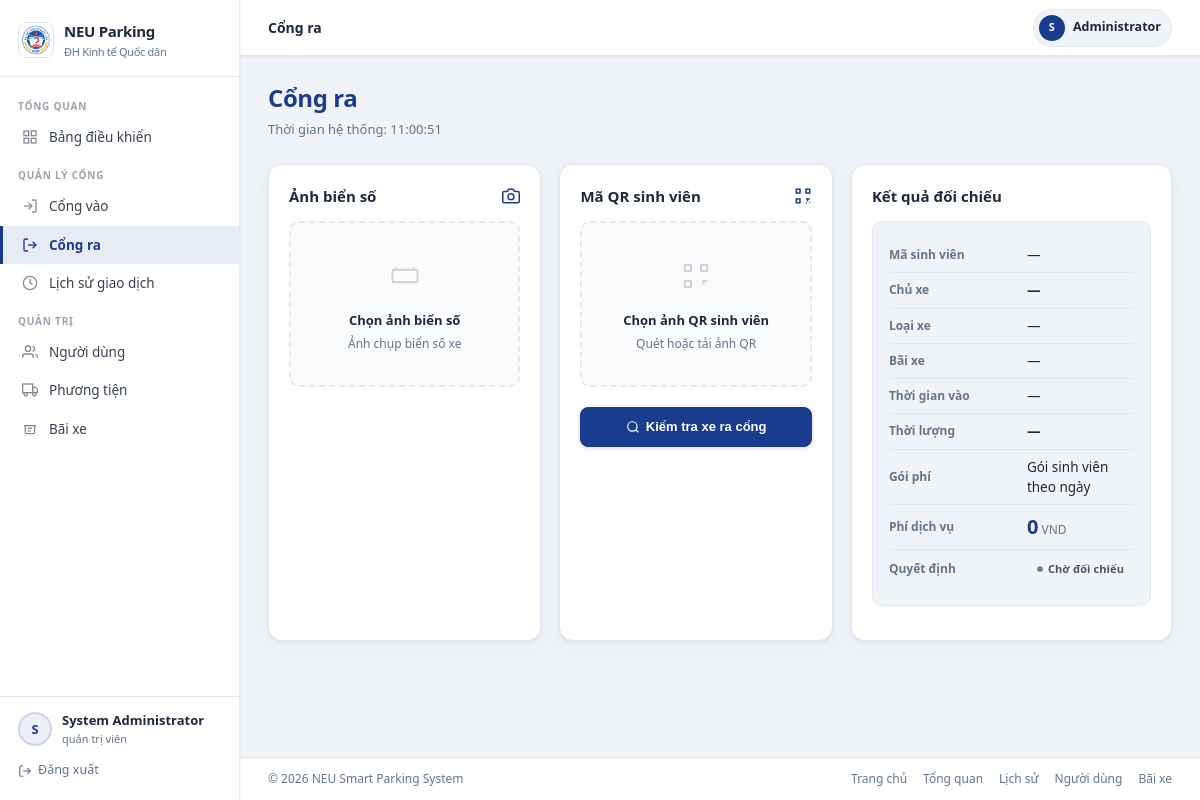
The page /gate-out (signed in) on the database its author committed.
### tables this page shows
CREATE TABLE users (
            id INTEGER PRIMARY KEY AUTOINCREMENT,
            username TEXT UNIQUE NOT NULL,
            password_hash TEXT NOT NULL,
            full_name TEXT NOT NULL,
            role TEXT NOT NULL DEFAULT 'student' CHECK (role IN ('admin', 'student', 'guard')),
            student_code TEXT UNIQUE,
            email TEXT UNIQUE,
            phone TEXT,
            is_active INTEGER NOT NULL DEFAULT 1,
            created_at TEXT DEFAULT CURRENT_TIMESTAMP
        );

### app.py (the view, shortened to what this page needs)
@app.route("/gate-out", methods=["GET", "POST"])
@roles_required("guard", "admin")
def gate_out():
    context = {
        "current_time": datetime.now().strftime("%H:%M:%S"),
        "plate": None,
        "student_id": None,
        "entry_time": None,
        "parking_area_name": None,
        "student_name": None,
        "vehicle": None,
        "is_valid": False,
        "fee": 0,
        "duration": None,
        "rate": "Gói sinh viên theo ngày",
        "error_message": None,
        "plate_preview": None,
        "qr_preview": None,
        "qr_payload": None,
        "decision_status": None,
        "can_confirm_exit": False,
    }
    return render_template("gate_out.html", **context)

### templates/gate_out.html (shortened to what this page needs)
{% extends 'base.html' %}
{% block topbar_title %}Cổng ra{% endblock %}
{% block extra_css %}
<link rel="stylesheet" href="{{ url_for('static', filename='css/parking.css') }}">
{% endblock %}
{% block content %}
<div class="page-header">
    <div>
        <h1 class="page-title">Cổng ra</h1>
        <p class="page-subtitle">Thời gian hệ thống: {{ current_time }}</p>
    </div>
</div>
<div style="display:grid;grid-template-columns:1fr 1fr 1.1fr;gap:18px;margin-bottom:20px;" class="gate-out-grid">
    <article class="section-card">
        <div style="display:flex;align-items:center;justify-content:space-between;margin-bottom:14px;">
            <h2 class="section-title" style="margin:0;">Ảnh biển số</h2>
            <svg width="18" height="18" viewBox="0 0 24 24" fill="none" stroke="var(--primary)" stroke-width="2"><path d="M23 19a2 2 0 0 1-2 2H3a2 2 0 0 1-2-2V8a2 2 0 0 1 2-2h4l2-3h6l2 3h4a2 2 0 0 1 2 2z"/><circle cx="12" cy="13" r="4"/></svg>
        </div>
        <form method="post" enctype="multipart/form-data" action="{{ url_for('gate_out') }}" id="gateOutForm">
            {% if plate_preview %}
            <div class="upload-zone has-preview" style="margin-bottom:12px;">
                <img src="{{ plate_preview }}" alt="Ảnh biển số">
            </div>
            {% else %}
            <div class="upload-zone" style="margin-bottom:12px;">
                <div class="upload-zone-icon">
                    <svg width="30" height="30" viewBox="0 0 24 24" fill="none" stroke="currentColor" stroke-width="1.5" opacity="0.4"><rect x="2" y="7" width="20" height="10" rx="1"/><path d="M5 7V5M19 7V5"/></svg>
                </div>
                <p class="upload-zone-label" id="plateLabel">Chọn ảnh biển số</p>
                <p class="upload-zone-hint">Ảnh chụp biển số xe</p>
            </div>
            {% endif %}
        </form>
    </article>
    <article class="section-card">
        <div style="display:flex;align-items:center;justify-content:space-between;margin-bottom:14px;">
            <h2 class="section-title" style="margin:0;">Mã QR sinh viên</h2>
            <svg width="18" height="18" viewBox="0 0 24 24" fill="none" stroke="var(--primary)" stroke-width="2"><rect x="3" y="3" width="5" height="5"/><rect x="16" y="3" width="5" height="5"/><rect x="3" y="16" width="5" height="5"/><path d="M21 16h-3v3"/><path d="M21 21v-1"/><path d="M16 16h1"/><path d="M16 21h1"/></svg>
        </div>
        {% if qr_preview %}
        <div class="upload-zone has-preview" style="margin-bottom:12px;">
            <img src="{{ qr_preview }}" alt="Ảnh QR">
        </div>
        {% else %}
        <div class="upload-zone" style="margin-bottom:12px;">
            <div class="upload-zone-icon">
                <svg width="30" height="30" viewBox="0 0 24 24" fill="none" stroke="currentColor" stroke-width="1.5" opacity="0.4"><rect x="3" y="3" width="5" height="5"/><rect x="16" y="3" width="5" height="5"/><rect x="3" y="16" width="5" height="5"/><path d="M21 16h-3v3"/></svg>
            </div>
            <p class="upload-zone-label" id="qrLabel">Chọn ảnh QR sinh viên</p>
            <p class="upload-zone-hint">Quét hoặc tải ảnh QR</p>
        </div>
        {% endif %}
        {% if not plate_preview and not qr_preview %}
        <button class="btn btn-primary" type="submit" form="gateOutForm" style="width:100%;margin-top:8px;padding:10px;">
            <svg width="14" height="14" viewBox="0 0 24 24" fill="none" stroke="currentColor" stroke-width="2"><circle cx="11" cy="11" r="8"/><path d="m21 21-4.35-4.35"/></svg>
            Kiểm tra xe ra cổng
        </button>
        {% endif %}
    </article>
    <article class="section-card">
        <h2 class="section-title">Kết quả đối chiếu</h2>
        <div class="results-panel" style="margin-bottom:14px;">
            <div class="info-row">
                <span class="info-row-label">Mã sinh viên</span>
                <span class="info-row-value">{{ student_id or '—' }}</span>
            </div>
            <div class="info-row">
                <span class="info-row-label">Chủ xe</span>
                <span class="info-row-value"><strong>{{ student_name or '—' }}</strong></span>
            </div>
            <div class="info-row">
                <span class="info-row-label">Loại xe</span>
                <span class="info-row-value">{{ translate_vehicle_type(vehicle.vehicle_type) if vehicle else '—' }}</span>
            </div>
            <div class="info-row">
                <span class="info-row-label">Bãi xe</span>
                <span class="info-row-value">{{ parking_area_name or '—' }}</span>
            </div>
            <div class="info-row">
                <span class="info-row-label">Thời gian vào</span>
                <span class="info-row-value">{{ entry_time or '—' }}</span>
            </div>
            <div class="info-row">
                <span class="info-row-label">Thời lượng</span>
                <span class="info-row-value"><strong>{{ duration or '—' }}</strong></span>
            </div>
            <div class="info-row">
                <span class="info-row-label">Gói phí</span>
                <span class="info-row-value">{{ rate }}</span>
            </div>
            <div class="info-row">
                <span class="info-row-label">Phí dịch vụ</span>
                <span class="info-row-value" style="font-size:20px;font-weight:800;color:var(--primary);">
                    {{ "{:,.0f}".format(fee) }}<span style="font-size:12px;font-weight:500;color:var(--text-secondary);"> VND</span>
                </span>
            </div>
            <div class="info-row" style="border-bottom:none;">
                <span class="info-row-label">Quyết định</span>
                <span class="info-row-value">
                    {% if decision_status == 'EXIT_CONFIRMED' %}
                    <span class="badge badge-success">Đã xác nhận ra</span>
                    {% elif can_confirm_exit %}
                    <span class="badge badge-success">Sẵn sàng cho ra</span>
                    {% elif decision_status %}
                    <span class="badge badge-danger">{{ translate_status(decision_status) }}</span>
                    {% else %}
                    <span class="badge badge-secondary">Chờ đối chiếu</span>
                    {% endif %}
                </span>
            </div>
        </div>
    </article>
</div>
{% endblock %}

### templates/base.html (shortened to what this page needs)
<!DOCTYPE html>
<html lang="vi">
<head>
    <link rel="stylesheet" href="{{ url_for('static', filename='css/base.css') }}">
    <link rel="stylesheet" href="{{ url_for('static', filename='css/layout.css') }}">
    <link rel="stylesheet" href="{{ url_for('static', filename='css/components.css') }}">
    <link rel="stylesheet" href="{{ url_for('static', filename='css/forms.css') }}">
    <link rel="stylesheet" href="{{ url_for('static', filename='css/tables.css') }}">
    {% block extra_css %}{% endblock %}
</head>
<body>
{% if current_user %}
<div class="app-shell">
    <aside class="sidebar" id="sidebar">
        <div class="sidebar-brand">
            <a class="sidebar-brand-logo" href="{{ url_for('index') }}">
                <div class="sidebar-brand-icon">
                    <img src="{{ url_for('static', filename='images/logo-neu.png') }}" alt="NEU logo">
                </div>
                <div>
                    <div>NEU Parking</div>
                    <div class="sidebar-brand-subtitle">ĐH Kinh tế Quốc dân</div>
                </div>
            </a>
        </div>
        <nav class="sidebar-nav">
            {% if current_user.role in ['admin', 'guard'] %}
            <div class="sidebar-section">
                <div class="sidebar-section-label">Tổng quan</div>
                <a class="sidebar-link {% if request.endpoint == 'dashboard' %}active{% endif %}"
                   href="{{ url_for('dashboard') }}">
                    <span class="sidebar-link-icon">
                        <svg width="16" height="16" viewBox="0 0 24 24" fill="none" stroke="currentColor" stroke-width="2"><rect x="3" y="3" width="7" height="7"/><rect x="14" y="3" width="7" height="7"/><rect x="14" y="14" width="7" height="7"/><rect x="3" y="14" width="7" height="7"/></svg>
                    </span>
                    Bảng điều khiển
                </a>
            </div>
            <div class="sidebar-section">
                <div class="sidebar-section-label">Quản lý cổng</div>
                <a class="sidebar-link {% if request.endpoint == 'gate_in' %}active{% endif %}"
                   href="{{ url_for('gate_in') }}">
                    <span class="sidebar-link-icon">
                        <svg width="16" height="16" viewBox="0 0 24 24" fill="none" stroke="currentColor" stroke-width="2"><path d="M15 3h4a2 2 0 012 2v14a2 2 0 01-2 2h-4"/><polyline points="10 17 15 12 10 7"/><line x1="15" y1="12" x2="3" y2="12"/></svg>
                    </span>
                    Cổng vào
                </a>
                <a class="sidebar-link {% if request.endpoint == 'gate_out' %}active{% endif %}"
                   href="{{ url_for('gate_out') }}">
                    <span class="sidebar-link-icon">
                        <svg width="16" height="16" viewBox="0 0 24 24" fill="none" stroke="currentColor" stroke-width="2"><path d="M9 21H5a2 2 0 01-2-2V5a2 2 0 012-2h4"/><polyline points="16 17 21 12 16 7"/><line x1="21" y1="12" x2="9" y2="12"/></svg>
                    </span>
                    Cổng ra
                </a>
                <a class="sidebar-link {% if request.endpoint == 'history' %}active{% endif %}"
                   href="{{ url_for('history') }}">
                    <span class="sidebar-link-icon">
                        <svg width="16" height="16" viewBox="0 0 24 24" fill="none" stroke="currentColor" stroke-width="2"><circle cx="12" cy="12" r="10"/><polyline points="12 6 12 12 16 14"/></svg>
                    </span>
                    Lịch sử giao dịch
                </a>
            </div>
            {% if current_user.role == 'admin' %}
            <div class="sidebar-section">
                <div class="sidebar-section-label">Quản trị</div>
                <a class="sidebar-link {% if request.endpoint == 'user_management' %}active{% endif %}"
                   href="{{ url_for('user_management') }}">
                    <span class="sidebar-link-icon">
                        <svg width="16" height="16" viewBox="0 0 24 24" fill="none" stroke="currentColor" stroke-width="2"><path d="M17 21v-2a4 4 0 00-4-4H5a4 4 0 00-4 4v2"/><circle cx="9" cy="7" r="4"/><path d="M23 21v-2a4 4 0 00-3-3.87"/><path d="M16 3.13a4 4 0 010 7.75"/></svg>
                    </span>
                    Người dùng
                </a>
                <a class="sidebar-link {% if request.endpoint == 'vehicles' %}active{% endif %}"
                   href="{{ url_for('vehicles') }}">
                    <span class="sidebar-link-icon">
                        <svg width="16" height="16" viewBox="0 0 24 24" fill="none" stroke="currentColor" stroke-width="2"><rect x="1" y="3" width="15" height="13"/><polygon points="16 8 20 8 23 11 23 16 16 16 16 8"/><circle cx="5.5" cy="18.5" r="2.5"/><circle cx="18.5" cy="18.5" r="2.5"/></svg>
                    </span>
                    Phương tiện
                </a>
                <a class="sidebar-link {% if request.endpoint in ['parking_areas_admin', 'parking_area_detail'] %}active{% endif %}"
                   href="{{ url_for('parking_areas_admin') }}">
                    <span class="sidebar-link-icon">
                        <svg width="16" height="16" viewBox="0 0 24 24" fill="none" stroke="currentColor" stroke-width="2"><path d="M3 7h18"/><path d="M5 7v10a2 2 0 0 0 2 2h10a2 2 0 0 0 2-2V7"/><path d="M9 11h6"/><path d="M9 15h4"/></svg>
                    </span>
                    Bãi xe
                </a>
            </div>
            {% endif %}
            {% endif %}
        </nav>
        <div class="sidebar-footer">
            <div class="sidebar-user">
                <div class="sidebar-avatar">{{ current_user.full_name[0] | upper if current_user.full_name else 'U' }}</div>
                <div class="sidebar-user-info">
                    <div class="sidebar-user-name">{{ current_user.full_name }}</div>
                    <div class="sidebar-user-role">{{ translate_role(current_user.role) }}</div>
                </div>
            </div>
            <a class="sidebar-logout" href="{{ url_for('logout') }}">
                <svg width="14" height="14" viewBox="0 0 24 24" fill="none" stroke="currentColor" stroke-width="2"><path d="M9 21H5a2 2 0 01-2-2V5a2 2 0 012-2h4"/><polyline points="16 17 21 12 16 7"/><line x1="21" y1="12" x2="9" y2="12"/></svg>
                Đăng xuất
            </a>
        </div>
    </aside>
    <div class="main-area">
        <header class="topbar">
            <div class="topbar-left">
                <span class="topbar-title">{% block topbar_title %}NEU Smart Parking{% endblock %}</span>
            </div>
            <div class="topbar-right">
                <a class="topbar-user" href="{% if current_user.role in ['admin','guard'] %}{{ url_for('dashboard') }}{% else %}{{ url_for('self_dashboard') }}{% endif %}">
                    <div class="topbar-avatar">{{ current_user.full_name[0] | upper if current_user.full_name else 'U' }}</div>
                    {{ current_user.full_name.split(' ')[-1] }}
                </a>
            </div>
        </header>
        <main class="page-content">
            {% block content %}{% endblock %}
        </main>
        <footer class="app-footer">
            <span>&copy; {{ current_year }} NEU Smart Parking System</span>
            <div class="app-footer-links">
                <a href="{{ url_for('index') }}">Trang chủ</a>
                {% if current_user.role in ['admin', 'guard'] %}
                    <a href="{{ url_for('dashboard') }}">Tổng quan</a>
                    <a href="{{ url_for('history') }}">Lịch sử</a>
                {% if current_user.role == 'admin' %}
                    <a href="{{ url_for('user_management') }}">Người dùng</a>
                    <a href="{{ url_for('parking_areas_admin') }}">Bãi xe</a>
                    {% endif %}
                {% else %}
                    <a href="{{ url_for('self_dashboard') }}">Trang cá nhân</a>
                    <a href="{{ url_for('student_qr') }}">Mã QR</a>
                    <a href="{{ url_for('self_history') }}">Lịch sử</a>
                {% endif %}
            </div>
        </footer>
    </div>
</div>
{% endif %}
</body>
</html>

### rows shown on the page
users: full_name "S", full_name "System Administrator", full_name "Administrator"

### other values the page prints
{{ student_id or '—' }} "—"
{{ student_name or '—' }} "—"
{{ translate_vehicle_type(vehicle.vehicle_type) if vehicle else '—' }} "—"
{{ parking_area_name or '—' }} "—"
{{ entry_time or '—' }} "—"
{{ duration or '—' }} "—"
{{ rate }} "Gói sinh viên theo ngày"
{{ "{:,.0f}".format(fee) }} "0"
